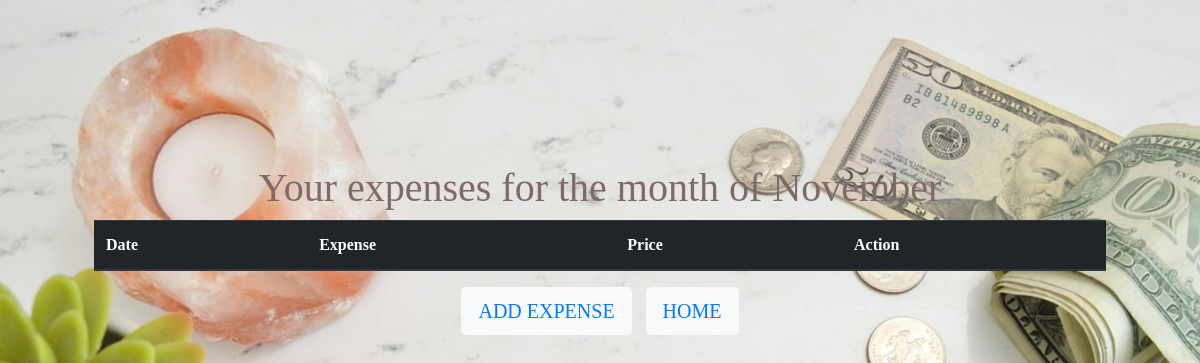
Page /checkexpenseNov/ on the earlier database version.
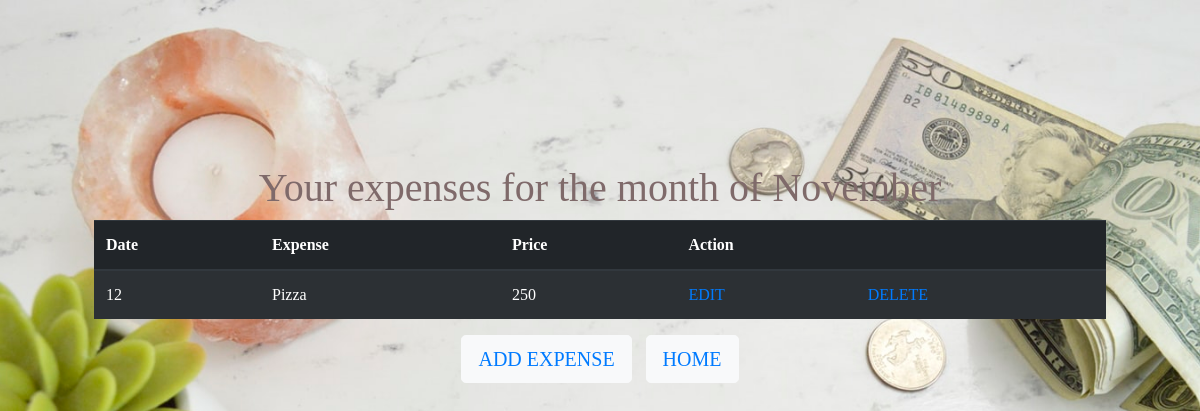
Same page on the later database version.
### webapp/models.py (models this page shows)
class ExpenseNov(models.Model):
    date = models.IntegerField()
    expense = models.CharField(max_length=30)
    price = models.IntegerField()

### webapp/views.py (the view)
# urls.py: url(r'^checkexpenseNov/', views.checkexpenseNov),
def checkexpenseNov(request):
    expense = ExpenseNov.objects.all().order_by("date")
    return render(request, "checkexpense/checkexpenseNov.html", {'expense': expense})

### webapp/templates/checkexpense/checkexpenseNov.html (shortened to what this page needs)
<!DOCTYPE html>
<html>
  <head>
    <link
      rel="stylesheet"
      href="https://maxcdn.bootstrapcdn.com/bootstrap/4.0.0/css/bootstrap.min.css"
    />
    {% load static %}
  </head>
  <body class="container all" style="margin-top: 100px;">
    <h1 style="text-align: center;">Your expenses for the month of November</h1>
    <table class="table table-striped table-dark">
      <thead>
        <tr>
          <th scope="col">Date</th>
          <th scope="col">Expense</th>
          <th scope="col">Price</th>
          <th scope="col" colspan="2">Action</th>
        </tr>
      </thead>
      <tbody>
        {% for e in expense %}
        <tr>
          <td>{{e.date}}</td>
          <td>{{e.expense}}</td>
          <td>{{e.price}}</td>
          <td><a href="/editexpense/{{ e.id }}">EDIT</a></td>
          <td>
            <a href="/deleteexpense/{{ e.id }}/" onclick="return check()"
              >DELETE</a
            >
          </td>
        </tr>
        {% endfor %}
      </tbody>
    </table>
    <center>
      <button class="btn btn-light btn-lg" style="margin-right: 10px;">
        <a href="/addexpenseNov">ADD EXPENSE</a>
      </button>
      <button type="button" class="btn btn-light btn-lg">
        <a href="/options">HOME</a>
      </button>
    </center>
  </body>
</html>

Differences in the rows shown:
added ExpenseNov: date "12", expense "Pizza", price "250"
